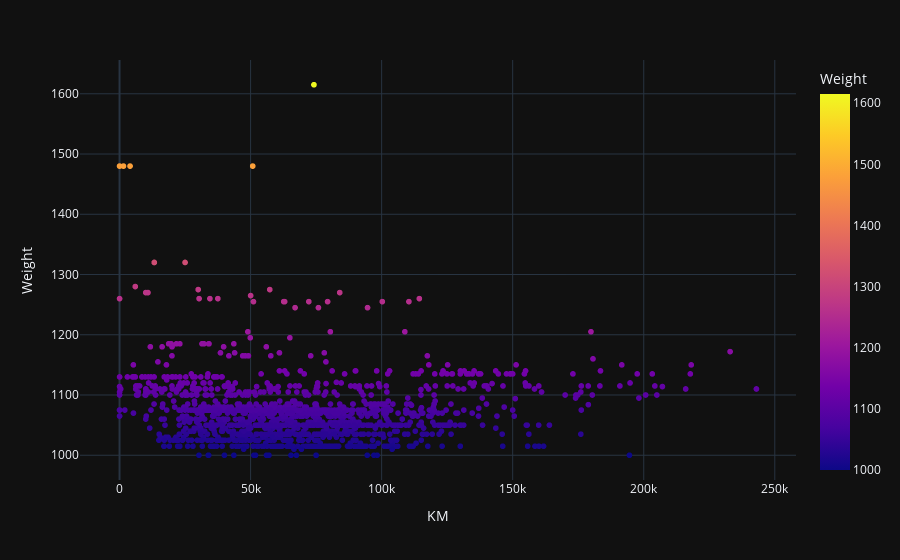

The notebook cell saved with this chart:
### Code cell
fig = px.scatter(df,y='Weight',x='KM',template='plotly_dark',color='Weight') #Finding the coreelation between weight and km
fig.show()

### Figure 1 — Plotly figure (JSON) as saved in the notebook; plotly's stock layout.template omitted (floating-point values rounded to 4 significant figures; data arrays with more than 128 entries replaced by an {"elided": "..."} marker saying what was removed)
{"data": [{"hovertemplate": "KM=%{x}<br>Weight=%{marker.color}<extra></extra>", "legendgroup": "", "marker": {"color": {"elided": "1436 int values"}, "coloraxis": "coloraxis", "symbol": "circle"}, "mode": "markers", "name": "", "showlegend": false, "type": "scattergl", "x": {"elided": "1436 int values"}, "xaxis": "x", "y": {"elided": "1436 int values"}, "yaxis": "y"}], "layout": {"autosize": true, "coloraxis": {"colorbar": {"title": {"text": "Weight"}}, "colorscale": [[0, "#0d0887"], [0.1111, "#46039f"], [0.2222, "#7201a8"], [0.3333, "#9c179e"], [0.4444, "#bd3786"], [0.5556, "#d8576b"], [0.6667, "#ed7953"], [0.7778, "#fb9f3a"], [0.8889, "#fdca26"], [1, "#f0f921"]]}, "legend": {"tracegroupgap": 0}, "margin": {"t": 60}, "xaxis": {"anchor": "y", "autorange": true, "domain": [0, 1], "range": [-14740.0, 257700.0], "title": {"text": "KM"}, "type": "linear"}, "yaxis": {"anchor": "x", "autorange": true, "domain": [0, 1], "range": [952.4, 1663.0], "title": {"text": "Weight"}, "type": "linear"}}}
